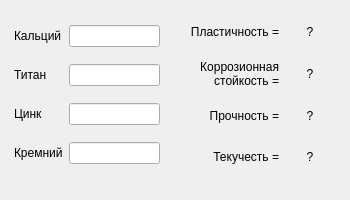
<?xml version="1.0" encoding="UTF-8"?>
<ui version="4.0">
 <class>Attempt</class>
 <widget class="QWidget" name="Attempt">
  <property name="geometry">
   <rect>
    <x>0</x>
    <y>0</y>
    <width>350</width>
    <height>200</height>
   </rect>
  </property>
  <property name="sizePolicy">
   <sizepolicy hsizetype="Fixed" vsizetype="Fixed">
    <horstretch>0</horstretch>
    <verstretch>0</verstretch>
   </sizepolicy>
  </property>
  <property name="minimumSize">
   <size>
    <width>350</width>
    <height>200</height>
   </size>
  </property>
  <property name="maximumSize">
   <size>
    <width>350</width>
    <height>200</height>
   </size>
  </property>
  <property name="windowTitle">
   <string>MainWindow</string>
  </property>
  <widget class="QWidget" name="horizontalLayoutWidget">
   <property name="geometry">
    <rect>
     <x>14</x>
     <y>14</y>
     <width>321</width>
     <height>161</height>
    </rect>
   </property>
   <layout class="QHBoxLayout" name="horizontalLayout">
    <item>
     <layout class="QGridLayout" name="inputGridLayout">
      <item row="1" column="0">
       <widget class="QLabel" name="titaniumTitle">
        <property name="text">
         <string>Титан</string>
        </property>
       </widget>
      </item>
      <item row="3" column="0">
       <widget class="QLabel" name="siliconTitle">
        <property name="text">
         <string>Кремний</string>
        </property>
       </widget>
      </item>
      <item row="2" column="0">
       <widget class="QLabel" name="zincTitle">
        <property name="text">
         <string>Цинк</string>
        </property>
       </widget>
      </item>
      <item row="0" column="1">
       <widget class="QLineEdit" name="calciumEdit"/>
      </item>
      <item row="1" column="1">
       <widget class="QLineEdit" name="titaniumEdit"/>
      </item>
      <item row="3" column="1">
       <widget class="QLineEdit" name="siliconEdit"/>
      </item>
      <item row="0" column="0">
       <widget class="QLabel" name="calciumTitle">
        <property name="text">
         <string>Кальций</string>
        </property>
       </widget>
      </item>
      <item row="2" column="1">
       <widget class="QLineEdit" name="zincEdit"/>
      </item>
     </layout>
    </item>
    <item>
     <spacer name="horizontalSpacer">
      <property name="orientation">
       <enum>Qt::Horizontal</enum>
      </property>
      <property name="sizeHint" stdset="0">
       <size>
        <width>40</width>
        <height>20</height>
       </size>
      </property>
     </spacer>
    </item>
    <item>
     <layout class="QGridLayout" name="outputGridLayout">
      <item row="1" column="0">
       <widget class="QLabel" name="corrosAnswerTitle">
        <property name="text">
         <string>Коррозионная
стойкость =</string>
        </property>
        <property name="alignment">
         <set>Qt::AlignRight|Qt::AlignTrailing|Qt::AlignVCenter</set>
        </property>
       </widget>
      </item>
      <item row="3" column="0">
       <widget class="QLabel" name="fluidityAnswerTitle">
        <property name="text">
         <string>Текучесть =</string>
        </property>
        <property name="alignment">
         <set>Qt::AlignRight|Qt::AlignTrailing|Qt::AlignVCenter</set>
        </property>
       </widget>
      </item>
      <item row="2" column="0">
       <widget class="QLabel" name="strengthAnswerTitle">
        <property name="text">
         <string>Прочность =</string>
        </property>
        <property name="alignment">
         <set>Qt::AlignRight|Qt::AlignTrailing|Qt::AlignVCenter</set>
        </property>
       </widget>
      </item>
      <item row="0" column="0">
       <widget class="QLabel" name="plastisityAnswerTitle">
        <property name="text">
         <string>Пластичность =</string>
        </property>
        <property name="alignment">
         <set>Qt::AlignRight|Qt::AlignTrailing|Qt::AlignVCenter</set>
        </property>
       </widget>
      </item>
      <item row="0" column="1">
       <widget class="QLabel" name="plastisityAnswer">
        <property name="minimumSize">
         <size>
          <width>50</width>
          <height>0</height>
         </size>
        </property>
        <property name="text">
         <string>?</string>
        </property>
        <property name="alignment">
         <set>Qt::AlignCenter</set>
        </property>
       </widget>
      </item>
      <item row="1" column="1">
       <widget class="QLabel" name="corrosAnswer">
        <property name="minimumSize">
         <size>
          <width>50</width>
          <height>0</height>
         </size>
        </property>
        <property name="text">
         <string>?</string>
        </property>
        <property name="alignment">
         <set>Qt::AlignCenter</set>
        </property>
       </widget>
      </item>
      <item row="2" column="1">
       <widget class="QLabel" name="strengthAnswer">
        <property name="minimumSize">
         <size>
          <width>50</width>
          <height>0</height>
         </size>
        </property>
        <property name="text">
         <string>?</string>
        </property>
        <property name="alignment">
         <set>Qt::AlignCenter</set>
        </property>
       </widget>
      </item>
      <item row="3" column="1">
       <widget class="QLabel" name="fluidityAnswer">
        <property name="minimumSize">
         <size>
          <width>50</width>
          <height>0</height>
         </size>
        </property>
        <property name="text">
         <string>?</string>
        </property>
        <property name="alignment">
         <set>Qt::AlignCenter</set>
        </property>
       </widget>
      </item>
     </layout>
    </item>
   </layout>
  </widget>
 </widget>
 <resources/>
 <connections/>
</ui>
